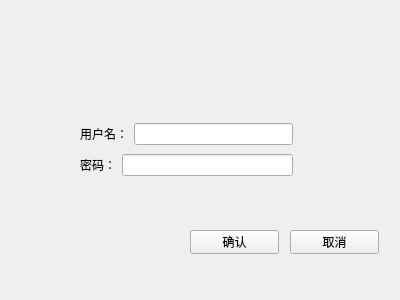
<?xml version="1.0" encoding="UTF-8"?>
<ui version="4.0">
 <class>Register</class>
 <widget class="QWidget" name="Register">
  <property name="geometry">
   <rect>
    <x>0</x>
    <y>0</y>
    <width>400</width>
    <height>300</height>
   </rect>
  </property>
  <property name="windowTitle">
   <string>Form</string>
  </property>
  <widget class="QPushButton" name="pushButtonConfirm">
   <property name="geometry">
    <rect>
     <x>190</x>
     <y>230</y>
     <width>89</width>
     <height>24</height>
    </rect>
   </property>
   <property name="text">
    <string>确认</string>
   </property>
  </widget>
  <widget class="QPushButton" name="pushButtonCancel">
   <property name="geometry">
    <rect>
     <x>290</x>
     <y>230</y>
     <width>89</width>
     <height>24</height>
    </rect>
   </property>
   <property name="text">
    <string>取消</string>
   </property>
  </widget>
  <widget class="QWidget" name="layoutWidget">
   <property name="geometry">
    <rect>
     <x>80</x>
     <y>120</y>
     <width>213</width>
     <height>59</height>
    </rect>
   </property>
   <layout class="QVBoxLayout" name="verticalLayout">
    <item>
     <layout class="QHBoxLayout" name="horizontalLayout">
      <item>
       <widget class="QLabel" name="label">
        <property name="text">
         <string>用户名：</string>
        </property>
       </widget>
      </item>
      <item>
       <widget class="QLineEdit" name="lineEditUserName"/>
      </item>
     </layout>
    </item>
    <item>
     <layout class="QHBoxLayout" name="horizontalLayout_2">
      <item>
       <widget class="QLabel" name="label_2">
        <property name="text">
         <string>密码：</string>
        </property>
       </widget>
      </item>
      <item>
       <widget class="QLineEdit" name="lineEditPassWord"/>
      </item>
     </layout>
    </item>
   </layout>
  </widget>
  <widget class="QLabel" name="labelState">
   <property name="geometry">
    <rect>
     <x>80</x>
     <y>200</y>
     <width>141</width>
     <height>21</height>
    </rect>
   </property>
   <property name="text">
    <string/>
   </property>
  </widget>
 </widget>
 <resources/>
 <connections/>
</ui>
